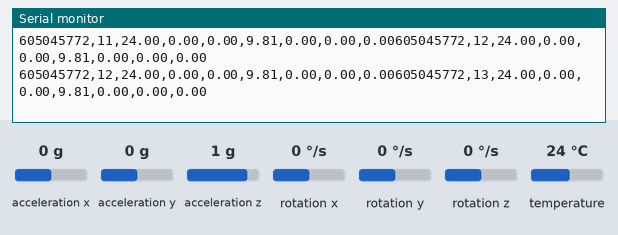
Simulated run of this sketch. Board: Arduino Uno, built with avr-gcc and run on an emulated ATmega328P. On the bench: the last lines printed to the serial monitor. The inputs (shaded band) are chosen by the test bench; at power-on: acceleration x 0 g, acceleration y 0 g, rotation x 0 °/s, acceleration z 1 g, rotation y 0 °/s, rotation z 0 °/s, temperature 24 °C.

Above: at 1.3 s.
1.4 s: acceleration x set to -1.4 g
At 1.5 s:
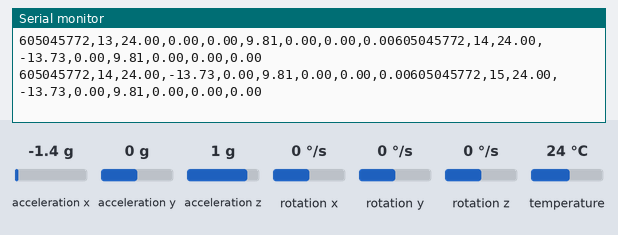
2.9 s: acceleration y set to -1.4 g
At 3.0 s:
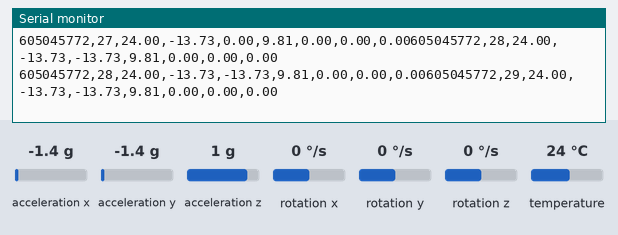
5.9 s: acceleration x set to 0 g
At 5.9 s:
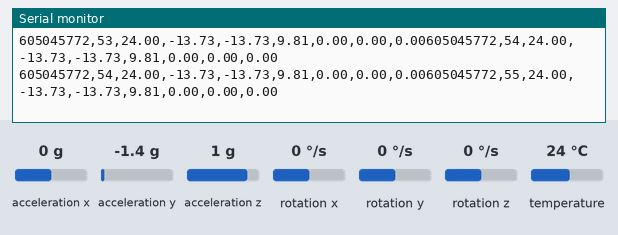
8.9 s: rotation x set to 100 °/s
At 8.9 s:
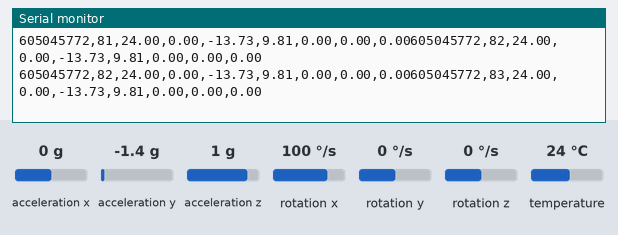
11.9 s: acceleration y set to 0 g
At 11.9 s:
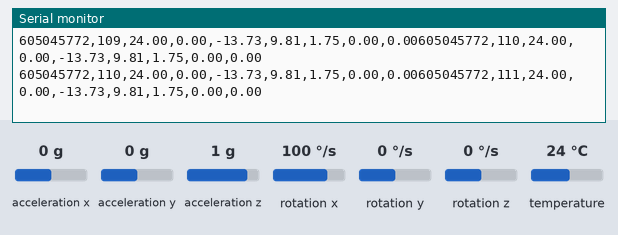
14.9 s: acceleration z set to -1.4 g
At 14.9 s:
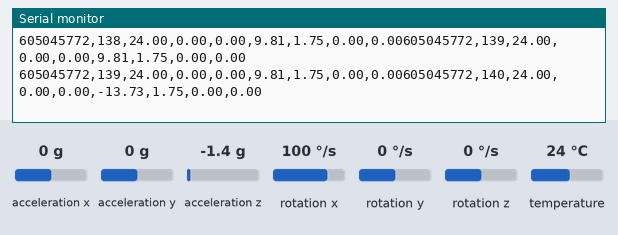
Timing chart, 0 to 17.9 s (numbered marks = the images above; inputs shaded):
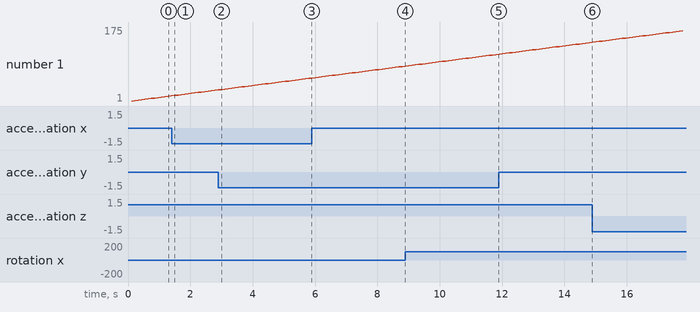

Measured:
- after the input at 1.4 s, the serial monitor: prints a new line after 0.10 s (image 1)
- after the input at 2.9 s, the serial monitor: prints a new line after 0.10 s (image 2)
- plotted number 1: 110 → 139 after the input at 11.9 s

The sketch:

ImuFirmware.ino
```cpp
// Basic demo for accelerometer readings from Adafruit MPU6050


/*
 * Project: StereoCam IMU
 *
 * Pin setup to connect MPU6050 to D1 mini
 * VLT -> 3.3V
 * GRD -> GRD
 * SDA -> Pin D2
 * SCL -> Pin D1
 *
 */
// -------------------------------------------------------------------------
#include <Adafruit_MPU6050.h>
#include <Adafruit_Sensor.h>
#include <Wire.h>

/*
 * Unique device identifier
 * This identifier will be added to each serial message
 */
#define DEVICE_ID 605045772

/*
 * Maximum message identifier size
 * max uint16
 */
#define MAX_MESSAGE_ID 65535
/*
 *            [Settings]
 */

/*
 * Initialize MPU6050 instance
 */
Adafruit_MPU6050 mpu;

/*
 *  Create global variables for sensor events
 *  a    -> accelerometer measurements
 *  g    -> gyroscope measurements
 *  temp -> thermometer measurement
 */
sensors_event_t a, g, temp;

/*
 * Set meassurement and message frequency
 *
 * unit: Hz
 */
float printFrequency_Hz = 10;

/*
 * Flag enable print message that is sent via serial
 */
int enablePrintMessage = 1;


/*
 *  Message ID
 */
uint16_t message_ID = 0;

/*
 * ---------------------------------------------------------------------------------
 *                                  [SETUP]
 *
 *
 *
 * ---------------------------------------------------------------------------------
 */
void setup(void) {
  initializeSerial();

  initializeImu();

  delay(100);
}

/*
 * ---------------------------------------------------------------------------------
 *                                  [LOOP]
 *
 *
 *
 * ---------------------------------------------------------------------------------
 */
void loop() {

  /* Get new sensor events with the readings */
  getImuSensorReadings();

  /* Send Serial message */
  serialAcc(enablePrintMessage);

  /* Delay to next measurement */
  delay(int(1/printFrequency_Hz * 1000));
}

/*
 * ---------------------------------------------------------------------------------
 *          [Service functions]
 * ---------------------------------------------------------------------------------
 */

void initializeSerial() {
  Serial.begin(115200);
  while (!Serial)
    delay(10); // will pause Zero, Leonardo, etc until serial console opens
}

void initializeImu() {
  Serial.println("Initialize Imu");

  // Try to initialize!
  // TODO: add error handling and send serial message if initialising fails
  if (!mpu.begin()) {
    Serial.println("Failed to find MPU6050 chip");
    while (1) {
      delay(10);
    }
  }
  Serial.println("MPU6050 Found!");

  mpu.setAccelerometerRange(MPU6050_RANGE_2_G);
  Serial.print("Accelerometer range set to: ");
  switch (mpu.getAccelerometerRange()) {
  case MPU6050_RANGE_2_G:
    Serial.println("+-2G");
    break;
  case MPU6050_RANGE_4_G:
    Serial.println("+-4G");
    break;
  case MPU6050_RANGE_8_G:
    Serial.println("+-8G");
    break;
  case MPU6050_RANGE_16_G:
    Serial.println("+-16G");
    break;
  }
  mpu.setGyroRange(MPU6050_RANGE_500_DEG);
  Serial.print("Gyro range set to: ");
  switch (mpu.getGyroRange()) {
  case MPU6050_RANGE_250_DEG:
    Serial.println("+- 250 deg/s");
    break;
  case MPU6050_RANGE_500_DEG:
    Serial.println("+- 500 deg/s");
    break;
  case MPU6050_RANGE_1000_DEG:
    Serial.println("+- 1000 deg/s");
    break;
  case MPU6050_RANGE_2000_DEG:
    Serial.println("+- 2000 deg/s");
    break;
  }

  mpu.setFilterBandwidth(MPU6050_BAND_21_HZ);
  Serial.print("Filter bandwidth set to: ");
  switch (mpu.getFilterBandwidth()) {
  case MPU6050_BAND_260_HZ:
    Serial.println("260 Hz");
    break;
  case MPU6050_BAND_184_HZ:
    Serial.println("184 Hz");
    break;
  case MPU6050_BAND_94_HZ:
    Serial.println("94 Hz");
    break;
  case MPU6050_BAND_44_HZ:
    Serial.println("44 Hz");
    break;
  case MPU6050_BAND_21_HZ:
    Serial.println("21 Hz");
    break;
  case MPU6050_BAND_10_HZ:
    Serial.println("10 Hz");
    break;
  case MPU6050_BAND_5_HZ:
    Serial.println("5 Hz");
    break;
  }

}

void incrementMessageId(){
  if ( message_ID >= MAX_MESSAGE_ID )
  {
    message_ID = 0;
  } else
  {
    message_ID = message_ID + 1;
  }
}

void getImuSensorReadings() {
  mpu.getEvent(&a, &g, &temp);
}

void serialAcc(int enablePrintMsg) {
  /* Compose message */
  String msg = "";
  incrementMessageId();
  /*
   * Sensor: N/A
   * Measured: N/A
   * Unit: N/A
   * Frame: N/A
   * Note: Unique device ID
   */
  msg.concat(String(DEVICE_ID));
  msg.concat(",");
  /*
   * Sensor: N/A
   * Measured: N/A
   * Unit: N/A
   * Frame: N/A
   * Note: Unique message ID
   */
  msg.concat(String(message_ID));
  msg.concat(",");
  /*
   * Sensor: Thermometer
   * Measured: temperature
   * Unit: deg celsius
   * Frame: N/A
   */
  msg.concat(String(temp.temperature));
  msg.concat(",");
  /*
   * Sensor: Accelerometers
   * Measured: Acceleration
   * Unit: m/s2
   * Frame: IMU6050 frame x/y/z
   */
  msg.concat(String(a.acceleration.x));
  msg.concat(",");
  msg.concat(String(a.acceleration.y));
  msg.concat(",");
  msg.concat(String(a.acceleration.z));
  msg.concat(",");
  /*
   * Sensor: Gyroscopes
   * Measured: angular velocity
   * Unit: rad/s
   * Frame: IMU6050 frame x/y/z
   */
  msg.concat(String(g.gyro.x));
  msg.concat(",");
  msg.concat(String(g.gyro.y));
  msg.concat(",");
  msg.concat(String(g.gyro.z));
  if ( enablePrintMsg == 1 ){
    Serial.println(msg);
  }
  /* Send serial message */
  Serial.write(msg.c_str());
}
```
